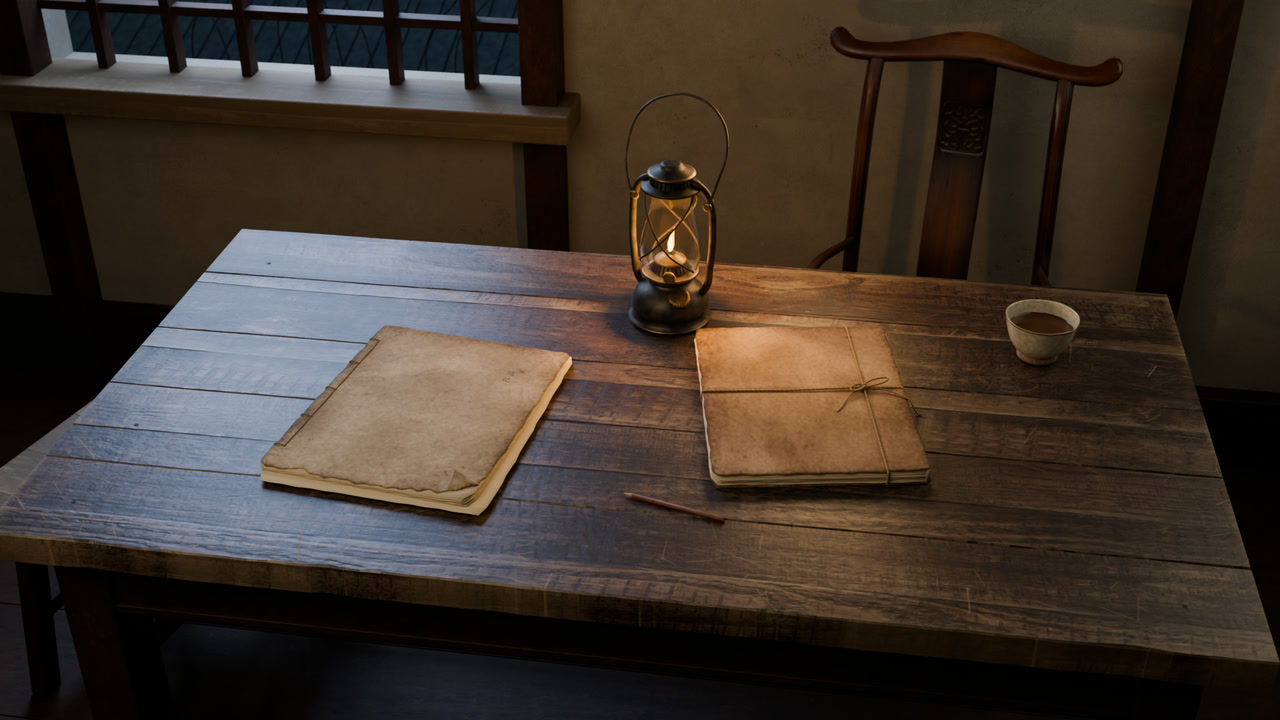
#> input picture 课堂演示/assets/desk-front.jpg, 1280 x 720 px
$ python -i make-opening.py   (imports and definitions only)
#> lines starting #> are read from the running program, lines starting #| are printed output that depends on the picture
"""将已核验的外部实拍、历史会址、配乐与课内场景剪成 95 秒纪实开场片。分镜与署名见 opening-sources.md。"""

import argparse
import csv
from dataclasses import dataclass
from hashlib import file_digest, sha256
import json
import math
import os
from pathlib import Path
import shutil
import subprocess
import sys
from tempfile import TemporaryDirectory
from urllib.request import Request, urlopen
import wave

import numpy as np
from PIL import Image, ImageDraw, ImageFilter, ImageFont

from course_narrator import MIX_LIMITER, MUSIC_DUCK, VOICE_FILTER, VOICE_NAME, VOICE_PITCH, VOICE_RATE, trim_wav_silence


HERE = Path(__file__).resolve().parent
ASSETS = HERE.parent / "assets"
SOURCE_CACHE = HERE.parents[1] / ".march-build" / "opening-sources"
FILM_SHOTS = {
    "yudu-bridge-3d": HERE / "opening-film/yudu/bridge.mp4",
    "yudu-night-3d": HERE / "opening-film/yudu/night.mp4",
    "xiang-crossing-3d": HERE / "opening-film/xiang/crossing.mp4",
    "zunyi-hall-3d": HERE / "opening-film/hall/hall.mp4",
    "zunyi-desk-3d": HERE / "opening-film/desk/desk.mp4",
}
VOICE_CACHE = SOURCE_CACHE / "voice-v2"
NARRATION_TSV = HERE / "opening-narration.tsv"
TTS_DEPS = HERE.parents[1] / ".march-build" / "opening-tts-deps"

FPS = 24
RATE = 48000
WIDTH, HEIGHT = 1280, 720
TOTAL_SECONDS = 95.0
TOTAL_FRAMES = round(TOTAL_SECONDS * FPS)  # 2280 帧
XFADE_FRAMES = 12  # 0.50 秒平滑叠化
MUSIC_START_SECONDS = 238.0
OUTRO_STILL_SECONDS = 1.40

FFMPEG = ["ffmpeg", "-v", "error", "-nostdin", "-y"]
FONTS = Path(os.environ.get("WINDIR", r"C:\Windows")) / "Fonts"

PEXELS = "Pexels License https://www.pexels.com/license/"
MIXKIT = "Mixkit Stock Video Free License https://mixkit.co/license/#videoFree"
CC_BY_3 = "CC BY 3.0 https://creativecommons.org/licenses/by/3.0/"
CC_BY_4 = "CC BY 4.0 https://creativecommons.org/licenses/by/4.0/"


@dataclass(frozen=True)
class Source:
    file: str
    url: str
    sha256: str
    credit: str


SOURCES = (
    Source(
        "mixkit-misty-mountains-100190.mp4",
        "https://mixkit.co/free-stock-video/misty-mountains-and-clouds-100190/",
        "09997dfdef23469bcf3a9f9c4ce2e555f0295880d44e713d6d03c1516f810edb",
        f"苍茫云山航拍｜Mixkit https://mixkit.co/free-stock-video/misty-mountains-and-clouds-100190/ ｜{MIXKIT}｜节选、调色、静音",
    ),
    Source(
        "pexels-karst-river-36932826.mp4",
        "https://www.pexels.com/video/scenic-view-of-karst-mountains-and-river-36932826/",
        "b5a2a9ed8694d36a0f2932f293d5753f1b6a83496ea6e50022d998570008f152",
        f"桂北喀斯特江山航拍｜Cfq938888 Chen https://www.pexels.com/video/scenic-view-of-karst-mountains-and-river-36932826/ ｜{PEXELS}｜节选、统一帧率、调色、静音",
    ),
    Source(
        "mixkit-rain-water-18312.mp4",
        "https://mixkit.co/free-stock-video/rain-falling-on-the-water-of-a-lake-seen-up-18312/",
        "6d5d1da080d1e2129e92c9d581894f62c55330204329cb59cb1ac0acefca7bde",
        f"细雨落水涟漪｜Mixkit https://mixkit.co/free-stock-video/rain-falling-on-the-water-of-a-lake-seen-up-18312/ ｜{MIXKIT}｜节选、冷青调色、静音",
    ),
    Source(
        "mixkit-rain-roof-2738.mp4",
        "https://mixkit.co/free-stock-video/cabin-on-rainy-day-2738/",
        "114d0febb227b14e54123a3b533a186e835e46de8e76367d4204ae2ae06f5464",
        f"青瓦老墙落雨｜Mixkit https://mixkit.co/free-stock-video/cabin-on-rainy-day-2738/ ｜{MIXKIT}｜节选、调色、静音",
    ),
    Source(
        "mixkit-river-canyon-41401.mp4",
        "https://mixkit.co/free-stock-video/fly-over-a-huge-canyon-covered-in-vegetation-41401/",
        "40d52e47ee71ee5666348243d8bf457c3f8c42fca1a2f6c7e670d3eba8843507",
        f"深谷悬崖江流航拍｜Mixkit https://mixkit.co/free-stock-video/fly-over-a-huge-canyon-covered-in-vegetation-41401/ ｜{MIXKIT}｜节选、调色、静音",
    ),
    Source(
        "pexels-shore.mp4",
        "https://www.pexels.com/video/a-close-up-shot-of-the-cascading-water-in-the-river-4058993/",
        "0926d8fc12f689c913e7da092b36904a42f58801d72625f4ff6fbaf0117c4bf4",
        f"急流近景与水声｜João Pavese https://www.pexels.com/video/a-close-up-shot-of-the-cascading-water-in-the-river-4058993/ ｜{PEXELS}｜节选、调色、低通混音",
    ),
    Source(
        "mixkit-sunrise-mist-28339.mp4",
        "https://mixkit.co/free-stock-video/forest-covered-by-mist-at-sunrise-from-the-heights-28339/",
        "b9f5487e78d9eabe420f0eca6c8941576708c5099fe8188beb7b311bc4c9c219",
        f"晨雾山林破晓日出航拍｜Mixkit https://mixkit.co/free-stock-video/forest-covered-by-mist-at-sunrise-from-the-heights-28339/ ｜{MIXKIT}｜节选、暖金调色、静音",
    ),
    Source(
        "sb-hiraeth.mp3",
        "https://www.scottbuckley.com.au/library/hiraeth/",
        "f790c7d53b8d802981ff7cdd8c59e22cdfe103ea66aba296c6cf1a65fe7fcf01",
        f"'Hiraeth' by Scott Buckley - released under CC-BY 4.0. www.scottbuckley.com.au ｜{CC_BY_4}｜节选后段、旁白闪避混音",
    ),
)


# 每个镜头在成片时间轴上的中点切换区间（单位：秒，按 24fps 对齐整数帧）。
# 相邻镜头在中点前后各重叠 XFADE_FRAMES / 2 帧。
TIMELINE_CUTS = (
    ("opening-terrain", 0.00, 1.85),
    ("misty-mountains", 1.85, 10.45),
    ("map-yudu-west", 10.45, 16.05),
    ("yudu-prep", 16.05, 18.00),
    ("yudu-bridge-3d", 18.00, 21.10),
    ("yudu-night-3d", 21.10, 23.45),
    ("yudu-crossing", 23.45, 26.45),
    ("karst-river", 26.45, 32.55),
    ("xiang-valley", 32.55, 36.15),
    ("xiang-rain", 36.15, 38.20),
    ("xiang-crossing-3d", 38.20, 43.30),
    ("liping-rain-roof", 43.30, 46.20),
    ("liping-street", 46.20, 48.75),
    ("map-liping-turn", 48.75, 60.25),
    ("canyon-aerial", 60.25, 65.95),
    ("shore-rapids", 65.95, 69.50),
    ("wujiang-march", 69.50, 72.25),
    ("zunyi-hall-3d", 72.25, 76.65),
    ("zunyi-meeting", 76.65, 79.85),
    ("zunyi-desk-3d", 79.85, 83.15),
    ("map-turning-recap", 83.15, 88.55),
    ("dawn-sunrise", 88.55, 91.60),
    ("ending-assembly", 91.60, TOTAL_SECONDS),
)

# 与课堂演示 src/content.ts 一致的关键地点经纬度。
ROUTE_STOPS = (
    ("于都", 115.41, 25.95),
    (None, 114.94, 25.39),
    (None, 113.95, 25.55),
    (None, 112.95, 25.40),
    ("湘江", 110.73, 25.83),
    ("通道", 109.6258, 26.31679),
    ("黎平", 109.14, 26.23),
    ("猴场", 107.47, 27.07),
    ("乌江", 107.47, 27.32),
    ("遵义", 106.93, 27.69),
)


def digest(path: Path) -> str:
    with path.open("rb") as file:
        return file_digest(file, "sha256").hexdigest()


def ease(t: float) -> float:
    t = min(1.0, max(0.0, t))
    return t * t * (3.0 - 2.0 * t)


def ease_out(t: float) -> float:
    t = min(1.0, max(0.0, t))
    return 1.0 - (1.0 - t) ** 3


def ease_in_out_cubic(t: float) -> float:
    t = min(1.0, max(0.0, t))
    return 4.0 * t * t * t if t < 0.5 else 1.0 - ((-2.0 * t + 2.0) ** 3) / 2.0


def load_font(name: str, size: int) -> ImageFont.FreeTypeFont:
    return ImageFont.truetype(str(FONTS / name), size)


# [706 lines left out: functions prepare_sources, load_narration_rows, prepare_narration, build_voice_track, ass_time, build_subtitles and 12 more, not called in this run]


# ---------------------------------------------------------------------------
# 暗调立体动态地图渲染器（三段：于都西进、黎平改向、四站流光回望）
# ---------------------------------------------------------------------------

def build_dark_relief_base(west: float, north: float, east: float, south: float) -> Image.Image:
    """基于课件原生 elevation.png 生成暗调立体地形底图（YAVG ~76–86，与 terrain.jpg 同色系）。"""
    with Image.open(ASSETS / "elevation.png") as packed:
        w, h = packed.size
        box = (
            (west - 90.5) / 42.0 * w,
            (44.25 - north) / 34.0 * h,
            (east - 90.5) / 42.0 * w,
            (44.25 - south) / 34.0 * h,
        )
        x0, y0 = math.floor(box[0]), math.floor(box[1])
        x1, y1 = math.ceil(box[2]), math.ceil(box[3])
        tile = np.asarray(packed.crop((x0, y0, x1, y1)), dtype=np.float32)

    heights = Image.fromarray(tile[:, :, 0] * 256.0 + tile[:, :, 1] - 2048.0)
    z = np.asarray(
        heights.resize((WIDTH, HEIGHT), Image.Resampling.BICUBIC, box=(box[0] - x0, box[1] - y0, box[2] - x0, box[3] - y0)),
        dtype=np.float32,
    )
    gy, gx = np.gradient(z)
    shade = (0.68 - 0.030 * gx - 0.042 * gy) / np.sqrt(1.0 + (0.052 * gx) ** 2 + (0.052 * gy) ** 2)
    contour = np.clip(1.0 - np.abs((z + 100.0) % 200.0 - 100.0) / (1.8 + 0.9 * np.hypot(gx, gy)), 0.0, 1.0)
    elev_norm = np.clip((z - 120.0) / 1450.0, 0.0, 1.0)

    r = 34.0 + 38.0 * elev_norm + 26.0 * (shade - 0.5) - 6.0 * contour
    g = 48.0 + 36.0 * elev_norm + 28.0 * (shade - 0.5) - 7.0 * contour
    b = 43.0 + 22.0 * elev_norm + 22.0 * (shade - 0.5) - 5.0 * contour

    yy, xx = np.ogrid[:HEIGHT, :WIDTH]
    nx = (xx - WIDTH * 0.5) / (WIDTH * 0.55)
    ny = (yy - HEIGHT * 0.5) / (HEIGHT * 0.58)
    vignette = 1.0 - 0.28 * np.clip(nx * nx + ny * ny - 0.35, 0.0, 1.2)
    top_guard = 1.0 - 0.24 * np.clip((HEIGHT * 0.22 - yy) / (HEIGHT * 0.22), 0.0, 1.0) ** 1.5
    factor = vignette * top_guard

    rgb = np.stack([r * factor, g * factor, b * factor], axis=-1)
    base = Image.fromarray(np.clip(rgb, 0, 255).astype("uint8"), mode="RGB").convert("RGBA")

    grid = Image.new("RGBA", (WIDTH, HEIGHT), (0, 0, 0, 0))
    draw = ImageDraw.Draw(grid)
    lon_step = 2.0 if (east - west) > 7.0 else 1.0
    lat_step = 1.0
    lon_v = math.ceil(west / lon_step) * lon_step
    while lon_v < east:
        px = (lon_v - west) / (east - west) * WIDTH
        draw.line([(px, 0), (px, HEIGHT)], fill=(214, 206, 180, 16), width=1)
        lon_v += lon_step
    lat_v = math.ceil(south / lat_step) * lat_step
    while lat_v < north:
        py = (north - lat_v) / (north - south) * HEIGHT
        draw.line([(0, py), (WIDTH, py)], fill=(214, 206, 180, 16), width=1)
        lat_v += lat_step

    return Image.alpha_composite(base, grid).convert("RGB")


# [108 lines left out: functions catmull_rom_path, draw_aa_polyline, draw_aa_dashed, sample_subpath, draw_map_label, not called in this run]


def render_map_yudu_west(total_frames: int) -> list[Image.Image]:
    """暗调动态地图上篇：于都集结双环脉冲 + 滚动兵力数字 + 发光箭头路线西进湘江（全安全区内收）。"""
    west, north, east, south = 104.2, 29.25, 118.4, 23.35
    base = build_dark_relief_base(west, north, east, south)

    def proj(lon: float, lat: float) -> tuple[float, float]:
        return ((lon - west) / (east - west) * WIDTH, (north - lat) / (north - south) * HEIGHT)

    yudu_to_xiang = [proj(lon, lat) for _, lon, lat in ROUTE_STOPS[:5]]
    curve = catmull_rom_path(yudu_to_xiang, samples_per_seg=48)
    seg_dist = np.r_[0.0, np.cumsum(np.linalg.norm(np.diff(curve, axis=0), axis=1))]
    total_len = seg_dist[-1]

    pt_yudu = proj(115.41, 25.95)
    pt_xiang = proj(110.73, 25.83)
    pt_liping = proj(109.14, 26.23)
    pt_zunyi = proj(106.93, 27.69)

    font_city = load_font("msyhbd.ttc", 28)
    font_sub = load_font("msyh.ttc", 19)
    font_dim = load_font("msyh.ttc", 22)

    frames: list[Image.Image] = []
    for i in range(total_frames):
        t = i / max(1, total_frames - 1)
        t_sec = i / FPS
        canvas = base.convert("RGBA")
        overlay = Image.new("RGBA", (WIDTH, HEIGHT), (0, 0, 0, 0))
        draw = ImageDraw.Draw(overlay)

        for name, pt, off, anc in [
            ("黎平", pt_liping, (0, 22), "mt"),
            ("遵义", pt_zunyi, (-14, -4), "rm"),
        ]:
            px, py = pt
            draw.ellipse((px - 4, py - 4, px + 4, py + 4), fill=(186, 178, 154, 115))
            draw_map_label(draw, (px + off[0], py + off[1]), name, font_dim, (194, 188, 168, 130), anchor=anc)

        # 于都出发光点、双层扩散雷达波纹与滚动人数计数。
        a_yudu = ease(t / 0.14)
        count_p = ease_out(t_sec / 1.15)
        yx, yy = pt_yudu
        draw_ripple_rings(draw, yx, yy, t_sec, (236, 192, 112), period=1.8, max_radius=34.0, rings=2, alpha_scale=a_yudu)
        draw.ellipse((yx - 8, yy - 8, yx + 8, yy + 8), fill=(242, 200, 122, int(255 * a_yudu)), outline=(255, 245, 220, int(245 * a_yudu)), width=2)
        draw_map_label(draw, (yx - 20, yy - 32), "于都", font_city, (250, 232, 190, int(250 * a_yudu)), anchor="rm")
        troops_txt = f"1934.10 · {8.6 * count_p:.1f} 万余人" if count_p < 0.99 else "1934.10 · 8.6 万余人"
        draw_map_label(draw, (yx - 20, yy + 2), troops_txt, font_sub, (236, 210, 158, int(232 * a_yudu)), anchor="rm")

        # 路线推进 + 前端发光彗尾 + 切线行军箭头。
        prog = ease((t - 0.16) / 0.78)
        if prog > 0.005:
            cur_len = prog * total_len
            sub_pts = sample_subpath(curve, seg_dist, 0.0, cur_len)
            line_img = draw_aa_polyline(
                (WIDTH, HEIGHT),
                sub_pts,
                color=(208, 72, 54, 242),
                width=5,
                glow=(236, 120, 82, 74),
            )
            canvas = Image.alpha_composite(canvas, line_img)
            # 前端暖金发光彗尾（最后 65px）。
            comet = sample_subpath(curve, seg_dist, cur_len - 65.0, cur_len)
            if len(comet) >= 2:
                comet_img = draw_aa_polyline((WIDTH, HEIGHT), comet, color=(252, 216, 146, 225), width=4, glow=(248, 178, 92, 95))
                canvas = Image.alpha_composite(canvas, comet_img)
            head = (float(sub_pts[-1, 0]), float(sub_pts[-1, 1]))
            prev = (float(sub_pts[max(0, len(sub_pts) - 4), 0]), float(sub_pts[max(0, len(sub_pts) - 4), 1]))
            draw_direction_arrow(draw, head, prev, fill=(252, 232, 184, 252), outline=(188, 52, 38, 250), size=12.5)

        a_xiang = ease((t - 0.50) / 0.24)
        if a_xiang > 0.01:
            xx, xy = pt_xiang
            draw_once_burst(draw, xx, xy, t_sec - total_frames / FPS * 0.54, (226, 114, 92), duration=1.2, max_radius=32.0)
            draw.ellipse((xx - 6, xy - 6, xx + 6, xy + 6), fill=(214, 102, 82, int(235 * a_xiang)), outline=(248, 236, 212, int(225 * a_xiang)), width=2)
            draw_map_label(draw, (xx, xy + 24), "湘江", font_city, (242, 226, 200, int(244 * a_xiang)), anchor="mt")

        composed = Image.alpha_composite(canvas, overlay).convert("RGB")
        # 轻量动态跟拍，确保左右两端地名在 4:3 / 16:10 / 16:9 视口下全部处于中央安全区。
        p_cam = ease(t)
        zoom = 1.05 - 0.05 * p_cam
        cw, ch = WIDTH / zoom, HEIGHT / zoom
        left = (WIDTH - cw) * (0.64 - 0.16 * p_cam)
        top = (HEIGHT - ch) * 0.50
        composed = composed.resize((WIDTH, HEIGHT), Image.Resampling.BICUBIC, box=(left, top, left + cw, top + ch))
        frames.append(composed)
    return frames


# [796 lines left out: functions render_map_liping_turn, render_map_turning_recap, create_edge_vignette_png, render_video_clip, compute_shot_specs, check_film_shot and 5 more, not called in this run]


# [2 lines not run here, left out]

>>> import cv2
>>> picture = cv2.imread('../assets/desk-front.jpg', cv2.IMREAD_GRAYSCALE)
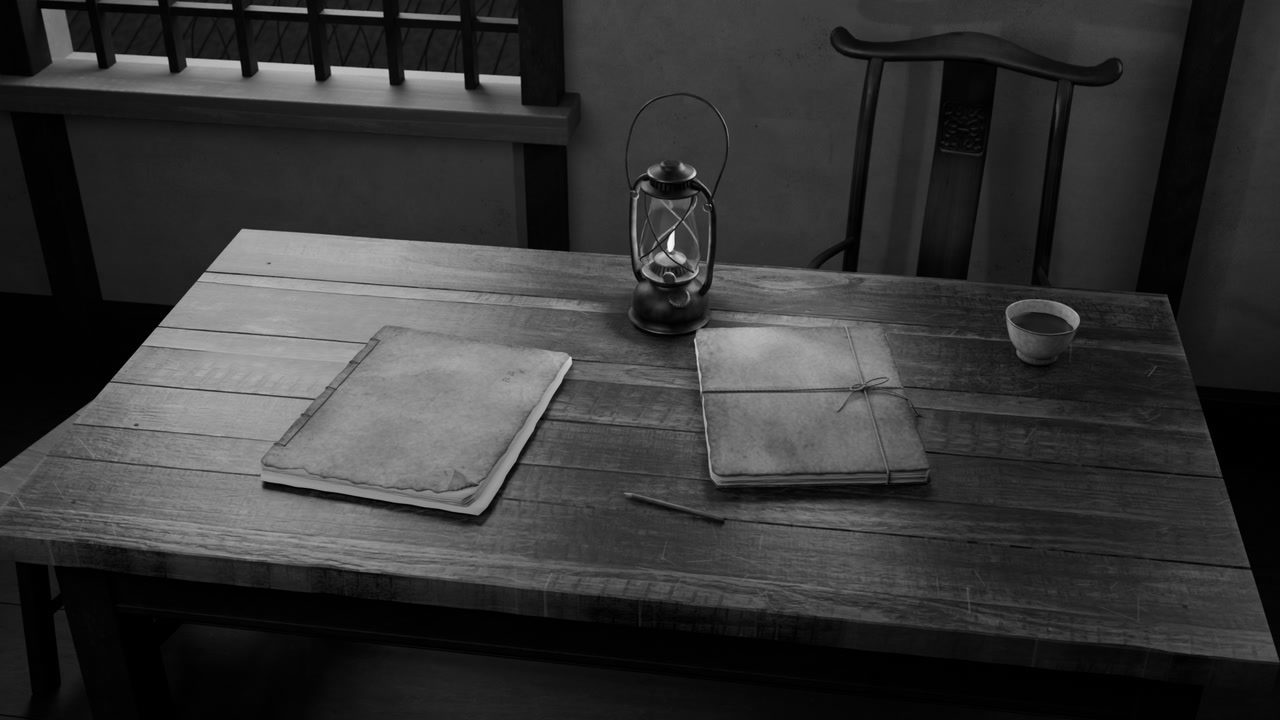
#> picture: shape (720, 1280); min 0, max 252, mean 54
>>> result = render_map_yudu_west(picture)
#> (the run stopped early here; a loop or call above may not have finished)

$ run again, on 课堂演示/assets/desk-world-left.jpg
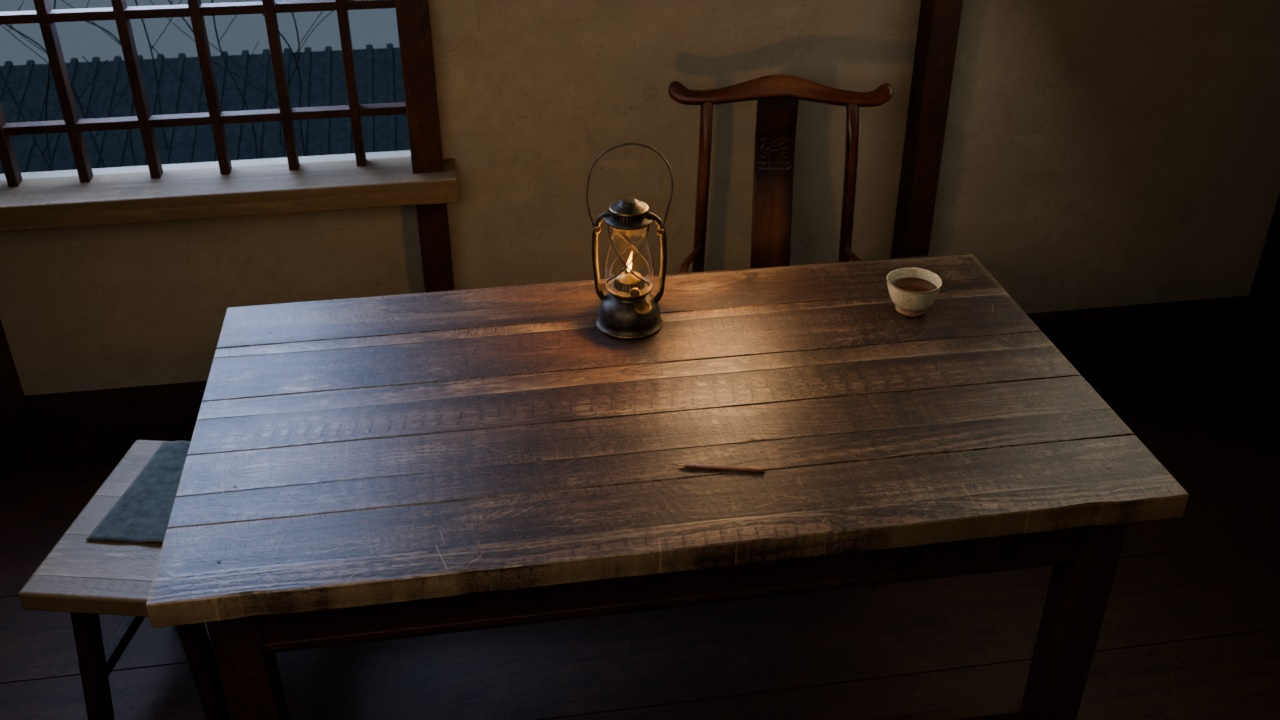
#> input picture 课堂演示/assets/desk-world-left.jpg, 1280 x 720 px
#> `picture = cv2.imread('../assets/desk-front.jpg', cv2.IMREAD_GRAYSCALE)`:
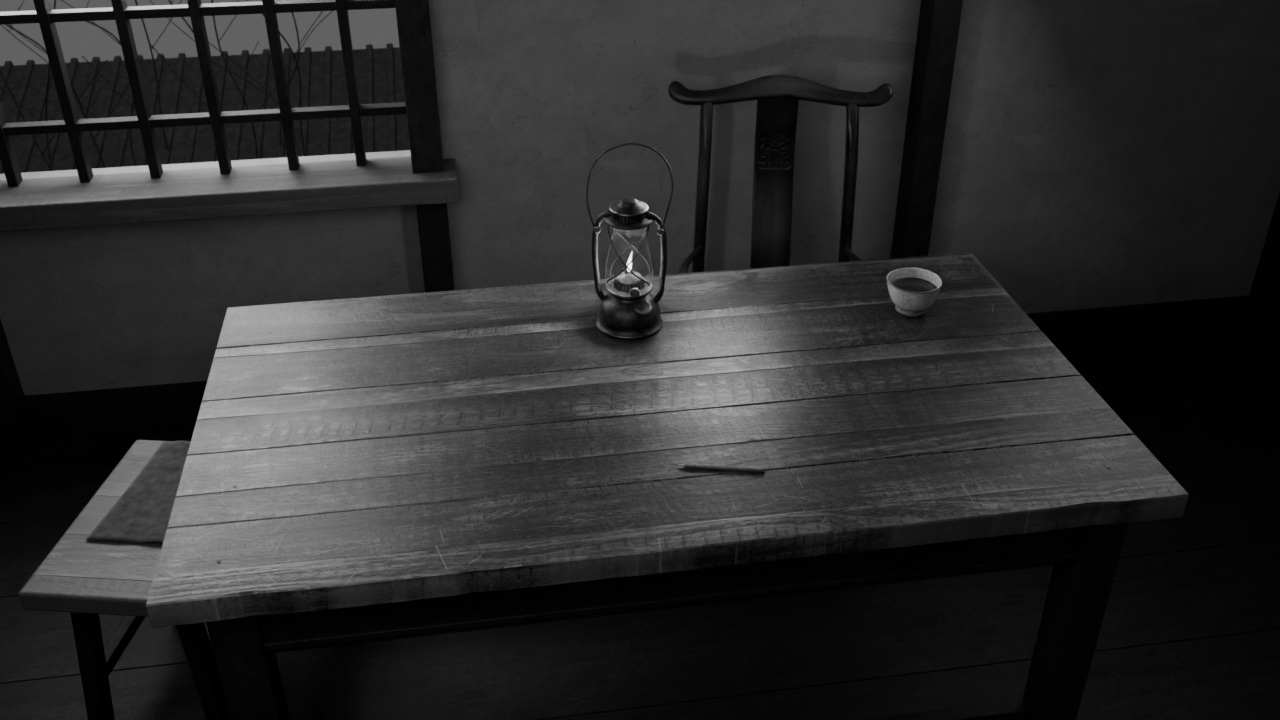
#> picture: shape (720, 1280); min 0, max 242, mean 44.4
